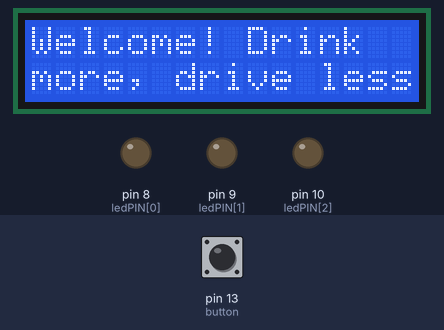
Bench run of a sketch on a simulated Arduino Uno, built with avr-gcc and run on an emulated ATmega328P. Shown: 16×2 character LCD, output pins drawn as LEDs (lit = HIGH). The test bench sets the inputs (shaded band); at power-on: pin 13 (button) LOW.

Above: at 0.1 s.
4.3 s: pin 13 (button) pulled HIGH for 0.15 s
At 5.8 s:
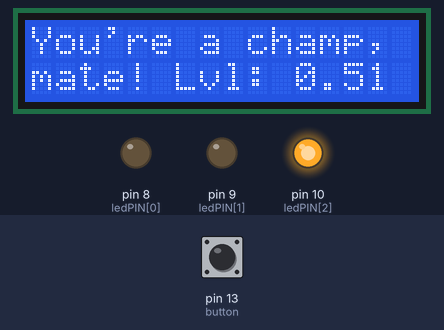
At 15.9 s:
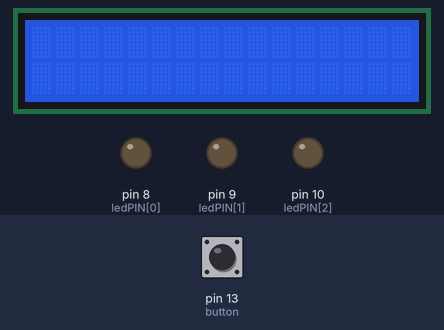
Timing chart, 0 to 16.8 s (numbered marks = the images above; inputs shaded):
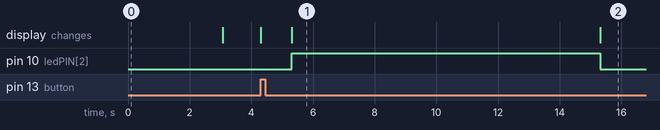

Measured:
- after the input at 4.3 s, pin 10 (ledPIN[2]): LOW → HIGH after 1.0 s, → LOW 10.0 s later; the display: first changes at once (image 1 shows a later state)
- what the display in image 1 shows lasts 10.0 s, from 5.3 s to 15.3 s

The sketch:

AlcoholTest.ino
```cpp
// include the library code:
#include <LiquidCrystal.h>

// initialize the library with the numbers of the interface pins
LiquidCrystal lcd(12, 11, 5, 4, 3, 2);
// initialize the potentiometer PIN and potentiometer Value
const int potPIN = A0;
float potValue = 0;

// initialize LEDs
int ledPIN[] = {8,9,10};

// initialize buttons
const int button = 13;

void setup(){
  // set up the LCD's number of columns and rows:
  lcd.begin(16, 2);
  // set up the serial communications:
  Serial.begin(9600);
  // set up LEDs as Output
  for (int i=0; i < 3; i++)
    pinMode(ledPIN[i], OUTPUT);
  // set up button as input
  pinMode(button, INPUT);

  lcd.print("Welcome! Drink");
  lcd.setCursor(0,1);
  lcd.print("more, drive less.");
  delay(3000);

}

void loop()
{
  lcd.clear();

  //Check for button press to start reading
  if (digitalRead(button) == HIGH){

      lcd.setCursor(0,0);
      lcd.print("Breath deeply.");
      lcd.setCursor(0,1);
      lcd.print("Reading value ..");

      delay(1000);

      while ((potValue = analogRead(potPIN)) == 0) potValue = analogRead(potPIN);
      lcd.clear();
      float alcoholLevel=potValue/1000;
      if (alcoholLevel < 0.3){
        // Led GREEN ON
        digitalWrite(ledPIN[0], HIGH);
        lcd.setCursor(0,0);
        lcd.print("You can still");
        lcd.setCursor(0,1);
        lcd.print("drink! Lvl: ");
      } else if (alcoholLevel > 0.3 && alcoholLevel < 0.499){
        //age check
        //Led YELLOW ON
        digitalWrite(ledPIN[1], HIGH);
        lcd.setCursor(0,0);
        lcd.print("You've drunk");
        lcd.setCursor(0,1);
        lcd.print("enough. Lvl: ");
      } else {
        //Led RED ON
        digitalWrite(ledPIN[2], HIGH);
        lcd.setCursor(0,0);
        lcd.print("You're a champ,");
        lcd.setCursor(0,1);
        lcd.print("mate! Lvl: ");
      }
        lcd.print(alcoholLevel);

      //Waiting
      delay(10000);

      //Wiping section
      lcd.clear();
      for (int i=0;i<3;i++)
        digitalWrite(ledPIN[i], LOW);
  }
}
```
